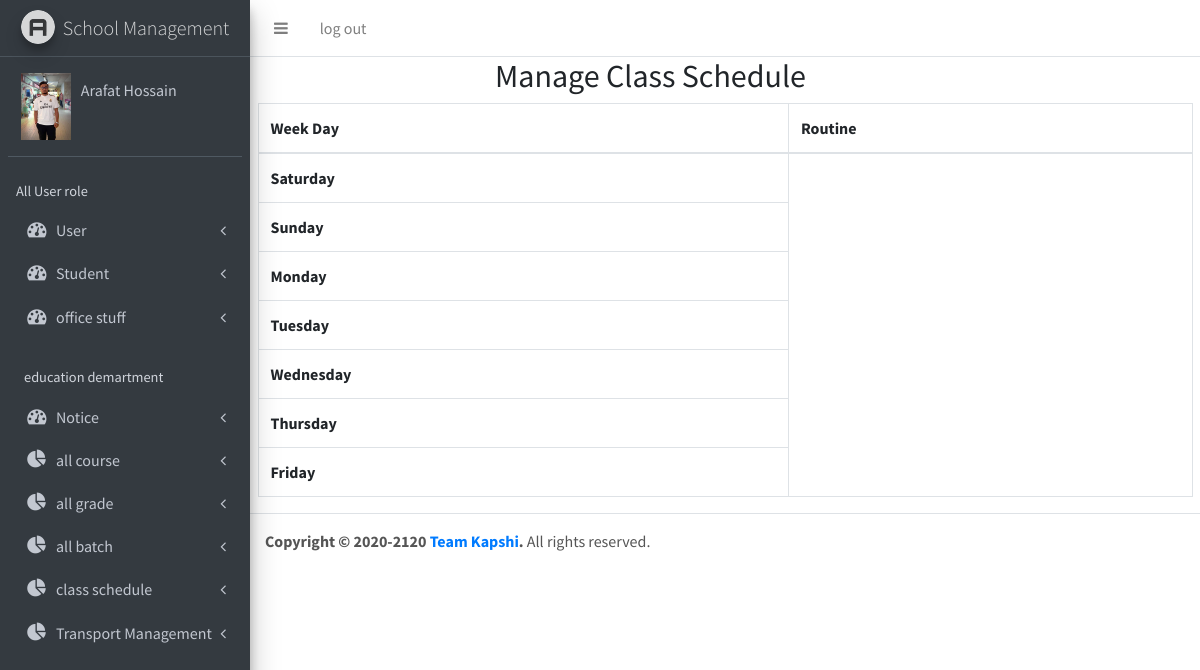
Screenshot of /superadmin/schedule.php (signed in) with the database file from the repository.
### tables this page shows
CREATE TABLE `week_day` (
  `id` int(4) NOT NULL,
  `day` varchar(255) NOT NULL
);

### superadmin/schedule.php (the view, shortened to what this page needs)
<?php
    include"includes/header.php";
    include"includes/navbar.php";
    include"includes/sidebar.php";
?>
  <section class="addmentor-header-section" style="margin-left: 250px;">
    <div class="container">
      <?php
        if( $_SESSION['mentorUserName'] ){
          $do = isset($_GET['do']) ? $_GET['do'] : 'manage';
          if( $do == 'manage' ){
      ?>
      <div class="row">
        <div class="col-md-6 offset-md-3">
          <h2>Manage Class Schedule</h2>
        </div>
      </div>
      <table class="table table-bordered">
        <thead>
          <tr>
            <th scope="col">Week Day</th>
            <th scope="col">Routine</th>
          </tr>
        </thead>
        <tbody>
          <?php
          $query = " SELECT * FROM week_day ";
          $get_week_day = mysqli_query($connect,$query);
          while( $row = mysqli_fetch_assoc($get_week_day) ) {
            $week_day   = $row['day'];
          ?>
          <tr>
            <th scope="row"><?php echo $week_day; ?></th>
          </tr>
          <?php
          }
          ?>
        </tbody>
      </table>
      <?php
          }
      }
      ?>
    </div>
  </section>
<?php
  include"includes/footer.php";
?>

### rows the page displays
week_day: day "Saturday"
week_day: day "Sunday"
week_day: day "Monday"
week_day: day "Tuesday"
week_day: day "Wednesday"
week_day: day "Thursday"
week_day: day "Friday"

### other values shown
$_SESSION['mentorFullname'] "Arafat Hossain"
